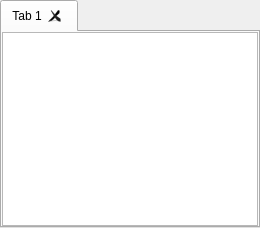
  <widget class="QWidget" name="centralwidget">
   <property name="sizePolicy">
    <sizepolicy hsizetype="Preferred" vsizetype="Preferred">
     <horstretch>0</horstretch>
     <verstretch>0</verstretch>
    </sizepolicy>
   </property>
   <layout class="QVBoxLayout" name="verticalLayout_3">
    <property name="spacing">
     <number>0</number>
    </property>
    <property name="leftMargin">
     <number>0</number>
    </property>
    <property name="topMargin">
     <number>0</number>
    </property>
    <property name="rightMargin">
     <number>0</number>
    </property>
    <property name="bottomMargin">
     <number>0</number>
    </property>
    <item>
     <widget class="QTabWidget" name="projectTabs">
      <property name="tabPosition">
       <enum>QTabWidget::North</enum>
      </property>
      <property name="tabShape">
       <enum>QTabWidget::Rounded</enum>
      </property>
      <property name="currentIndex">
       <number>0</number>
      </property>
      <property name="iconSize">
       <size>
        <width>8</width>
        <height>8</height>
       </size>
      </property>
      <property name="elideMode">
       <enum>Qt::ElideNone</enum>
      </property>
      <property name="documentMode">
       <bool>false</bool>
      </property>
      <property name="tabsClosable">
       <bool>true</bool>
      </property>
      <property name="movable">
       <bool>true</bool>
      </property>
      <property name="tabBarAutoHide">
       <bool>false</bool>
      </property>
      <widget class="QWidget" name="dummyTab">
       <attribute name="title">
        <string>Tab 1</string>
       </attribute>
       <layout class="QVBoxLayout" name="verticalLayout_2">
        <property name="leftMargin">
         <number>0</number>
        </property>
        <property name="topMargin">
         <number>0</number>
        </property>
        <property name="rightMargin">
         <number>0</number>
        </property>
        <property name="bottomMargin">
         <number>0</number>
        </property>
        <item>
         <widget class="HsmGraphicsView" name="dummyView"/>
        </item>
       </layout>
      </widget>
     </widget>
    </item>
   </layout>
  </widget>
